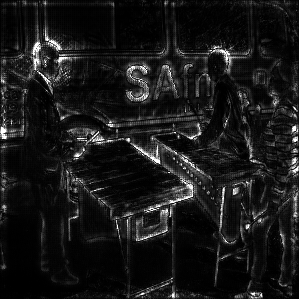
#> input picture images/100_GuidedBackPropIm+NoisyGrad.png, 299 x 299 px
$ python -i xrai.py   (imports and definitions only)
#> lines starting #> are read from the running program, lines starting #| are printed output that depends on the picture
# Copyright 2021 Google Inc. All Rights Reserved.
#
# Licensed under the Apache License, Version 2.0 (the "License");
# you may not use this file except in compliance with the License.
# You may obtain a copy of the License at
#
#     http://www.apache.org/licenses/LICENSE-2.0
#
# Unless required by applicable law or agreed to in writing, software
# distributed under the License is distributed on an "AS IS" BASIS,
# WITHOUT WARRANTIES OR CONDITIONS OF ANY KIND, either express or implied.
# See the License for the specific language governing permissions and
# limitations under the License.

"""Implementation of XRAI algorithm.

Paper: https://arxiv.org/abs/1906.02825
"""

from __future__ import absolute_import
from __future__ import division
from __future__ import print_function

import logging

from .base import CoreSaliency
from .integrated_gradients import IntegratedGradients
import numpy as np
from skimage import segmentation
from skimage.morphology import dilation
from skimage.morphology import disk
from skimage.transform import resize

_logger = logging.getLogger(__name__)

_FELZENSZWALB_SCALE_VALUES = [50, 100, 150, 250, 500, 1200]
_FELZENSZWALB_SIGMA_VALUES = [0.8]
_FELZENSZWALB_IM_RESIZE = (224, 224)
_FELZENSZWALB_IM_VALUE_RANGE = [-1.0, 1.0]
_FELZENSZWALB_MIN_SEGMENT_SIZE = 150


def _normalize_image(im, value_range, resize_shape=None):
  """Normalize an image by resizing it and rescaling its values.

  Args:
      im: Input image.
      value_range: [min_value, max_value]
      resize_shape: New image shape. Defaults to None.

  Returns:
      Resized and rescaled image.
  """
  im_max = np.max(im)
  im_min = np.min(im)
  im = (im - im_min) / (im_max - im_min)
  im = im * (value_range[1] - value_range[0]) + value_range[0]
  if resize_shape is not None:
    im = resize(im,
                resize_shape,
                order=3,
                mode='constant',
                preserve_range=True,
                anti_aliasing=True)
  return im


def _get_segments_felzenszwalb(im,
                               resize_image=True,
                               scale_range=None,
                               dilation_rad=5):
  """Compute image segments based on Felzenszwalb's algorithm.

  Efficient graph-based image segmentation, Felzenszwalb, P.F.
  and Huttenlocher, D.P. International Journal of Computer Vision, 2004

  Args:
    im: Input image.
    resize_image: If True, the image is resized to 224,224 for the segmentation
                  purposes. The resulting segments are rescaled back to match
                  the original image size. It is done for consistency w.r.t.
                  segmentation parameter range. Defaults to True.
    scale_range:  Range of image values to use for segmentation algorithm.
                  Segmentation algorithm is sensitive to the input image
                  values, therefore we need to be consistent with the range
                  for all images. If None is passed, the range is scaled to
                  [-1.0, 1.0]. Defaults to None.
    dilation_rad: Sets how much each segment is dilated to include edges,
                  larger values cause more blobby segments, smaller values
                  get sharper areas. Defaults to 5.
  Returns:
      masks: A list of boolean masks as np.ndarrays if size HxW for im size of
             HxWxC.
  """

  # TODO (tolgab) Set this to default float range of 0.0 - 1.0 and tune
  # parameters for that
  if scale_range is None:
    scale_range = _FELZENSZWALB_IM_VALUE_RANGE
  # Normalize image value range and size
  original_shape = im.shape[:2]
  # TODO (tolgab) This resize is unnecessary with more intelligent param range
  # selection
  if resize_image:
    im = _normalize_image(im, scale_range, _FELZENSZWALB_IM_RESIZE)
  else:
    im = _normalize_image(im, scale_range)
  segs = []
  for scale in _FELZENSZWALB_SCALE_VALUES:
    for sigma in _FELZENSZWALB_SIGMA_VALUES:
      seg = segmentation.felzenszwalb(im,
                                      scale=scale,
                                      sigma=sigma,
                                      min_size=_FELZENSZWALB_MIN_SEGMENT_SIZE)
      if resize_image:
        seg = resize(seg,
                     original_shape,
                     order=0,
                     preserve_range=True,
                     mode='constant',
                     anti_aliasing=False).astype(int)
      segs.append(seg)
  masks = _unpack_segs_to_masks(segs)
  if dilation_rad:
    footprint = disk(dilation_rad)
    masks = [dilation(mask, footprint=footprint) for mask in masks]
  return masks


def _attr_aggregation_max(attr, axis=-1):
  return attr.max(axis=axis)


# [11 lines left out: function _gain_density, not called in this run]


def _get_diff_mask(add_mask, base_mask):
  return np.logical_and(add_mask, np.logical_not(base_mask))


def _get_diff_cnt(add_mask, base_mask):
  return np.sum(_get_diff_mask(add_mask, base_mask))


def _unpack_segs_to_masks(segs):
  masks = []
  for seg in segs:
    for l in range(seg.min(), seg.max() + 1):
      masks.append(seg == l)
  return masks


class XRAIParameters(object):
  """Dictionary of parameters to specify how to XRAI and return outputs."""

  # [47 lines left out: function __init__, not called in this run]


class XRAIOutput(object):
  """Dictionary of outputs from a single run of XRAI.GetMaskWithDetails."""

  # [25 lines left out: function __init__, not called in this run]


class XRAI(CoreSaliency):
  """A CoreSaliency class that computes saliency masks using the XRAI method."""

  # [34 lines left out: functions __init__, _get_integrated_gradients, _make_baselines, not called in this run]

  def _predict(self, x):
    raise NotImplementedError

  # [395 lines left out: functions GetMask, GetMaskWithDetails, _xrai, _xrai_fast, not called in this run]

>>> import cv2
>>> picture = cv2.imread('../../images/100_GuidedBackPropIm+NoisyGrad.png', cv2.IMREAD_GRAYSCALE)
#> picture is the input picture: shape (299, 299); min 0, max 255, mean 24.3
>>> result = _get_segments_felzenszwalb(picture)
#> in _normalize_image, `im_max = np.max(im)`: im_max = 255
#> in _normalize_image, `im_min = np.min(im)`: im_min = 0
#> in _normalize_image, `im = resize(im, resize_shape, order=3, mode='constant', preserve_range..`:
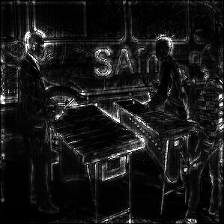
#> im: shape (224, 224) float64; min -1, max 1, mean -0.81; drawn with min black and max white
#> after the loop in _get_segments_felzenszwalb, `for scale in _FELZENSZWALB_SCALE_VALUES:`: segs = 6 items
#> the loop in _unpack_segs_to_masks, `for seg in segs:` made 6 passes
#> after the loop in _unpack_segs_to_masks, `for seg in segs:`: masks = 263 items
#> result = 263 items

$ run again, on images/101_IntegGrad_wrt_pred.png
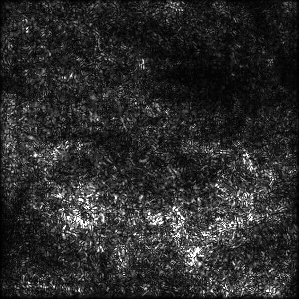
#> input picture images/101_IntegGrad_wrt_pred.png, 299 x 299 px
#> picture is the input picture: shape (299, 299); min 0, max 255, mean 43.5
#> im_max = 255
#> im_min = 0
#> in _normalize_image, `im = resize(im, resize_shape, order=3, mode='constant', preserve_range..`:
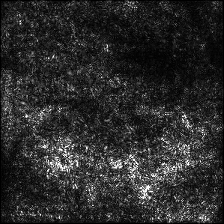
#> im: shape (224, 224) float64; min -1, max 1, mean -0.659; drawn with min black and max white
#> after the loop in _get_segments_felzenszwalb, `for scale in _FELZENSZWALB_SCALE_VALUES:`: segs = 6 items
#> the loop in _unpack_segs_to_masks, `for seg in segs:` made 6 passes
#> after the loop in _unpack_segs_to_masks, `for seg in segs:`: masks = 223 items
